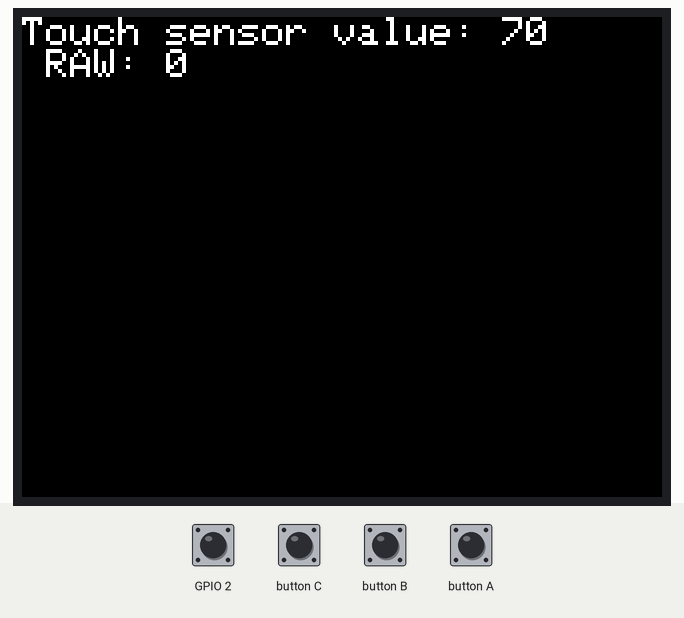
A sketch run on a simulated ESP32. Parts: 320×240 colour display. The inputs (shaded band) are chosen by the test bench; at power-on: GPIO 2 HIGH. What the sketch prints to the serial monitor is not drawn.

Above: at 1.3 s.
1.4 s: GPIO 2 pulled LOW for 1 s
At 2.4 s:
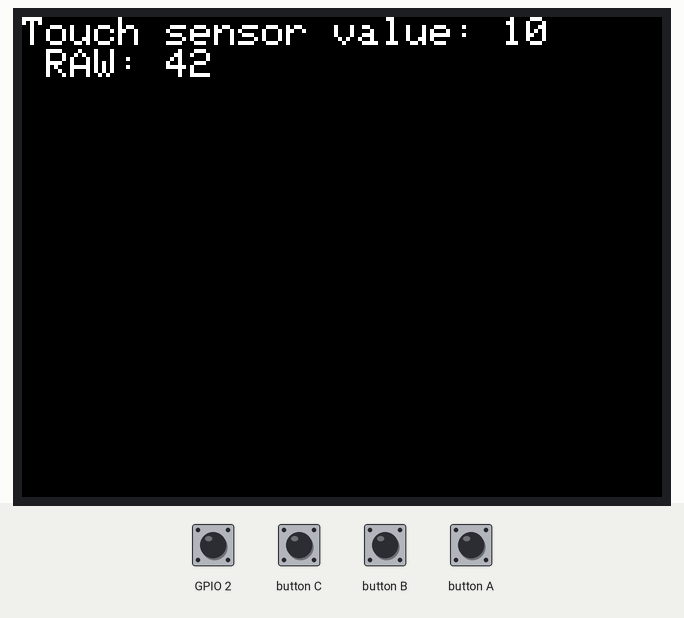
Timing chart, 0 to 4.4 s (numbered marks = the images above; inputs shaded):
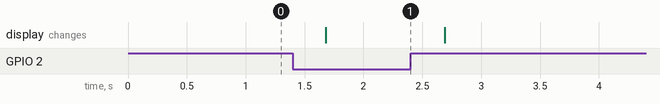

The sketch:

ejemploESP32_-_tema2_-_pag19.ino
```cpp
#include <M5Stack.h>


int buff(int pin){

  int out = ( 50 - touchRead(pin) );

  if( out > 0 ){
    return ( out + 2 );
  }else{
    return 0;
  }

}

void setup() {
  // put your setup code here, to run once:
  M5.begin();
  M5.Lcd.setTextSize(2);
  M5.Lcd.print("Touch sensor value: ");
}

void loop() {
  // put your main code here, to run repeatedly:

  M5.Lcd.setCursor(240,0);
  M5.Lcd.print(touchRead(G2));
  M5.Lcd.setCursor(0,16);
  M5.Lcd.printf(" RAW: %d     ", buff(G2));
  Serial.println(buff(G2));
  delay(500);
  M5.update();
}
```

Measured:
- after the input at 1.4 s, the display: changes after 0.28 s (image 1)
